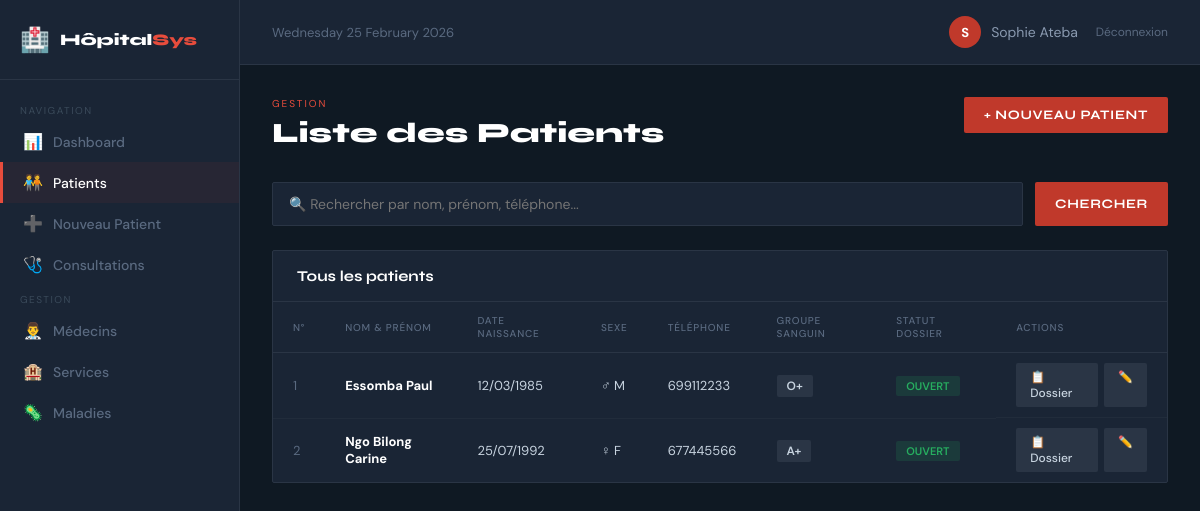
Page /pages/patients.php (signed in) on the committed database.
### tables this page shows
CREATE TABLE patient (
    id_patient INT AUTO_INCREMENT PRIMARY KEY,
    nom VARCHAR(100) NOT NULL,
    prenom VARCHAR(100) NOT NULL,
    date_naissance DATE,
    sexe ENUM('M','F') NOT NULL,
    telephone VARCHAR(20),
    adresse TEXT,
    groupe_sanguin VARCHAR(5),
    created_at TIMESTAMP DEFAULT CURRENT_TIMESTAMP
);

### includes/config.php (called while the page is built, shortened)
<?php
function sanitize($data) {
    return htmlspecialchars(strip_tags(trim($data)));
}
?>

### pages/patients.php (the view, shortened to what this page needs)
<?php
require_once '../includes/config.php';
$db = getDB();
$search = sanitize($_GET['q'] ?? '');
$where = $search ? "WHERE p.nom LIKE '%$search%' OR p.prenom LIKE '%$search%' OR p.telephone LIKE '%$search%'" : '';
$patients = $db->query("
  SELECT p.*, d.id_dossier, d.statut
  FROM patient p
  LEFT JOIN dossier d ON p.id_patient = d.id_patient
  $where
  ORDER BY p.created_at DESC
");
?>
<!DOCTYPE html>
<html lang="fr">
<head>
</head>
<body>
<?php include '../includes/sidebar.php'; ?>
<div class="main">
  <?php include '../includes/topbar.php'; ?>
  <div class="content">
    <div class="page-header">
      <div>
        <div class="page-tag">Gestion</div>
        <h1>Liste des Patients</h1>
      </div>
      <a href="ajouter_patient.php" class="btn-primary">+ Nouveau Patient</a>
    </div>
    <div class="search-bar">
      <form method="GET" style="display:flex;gap:12px;flex:1">
        <input type="text" name="q" placeholder="🔍 Rechercher par nom, prénom, téléphone..." value="<?= $search ?>">
        <button type="submit" class="btn-primary" style="padding:12px 20px;">Chercher</button>
      </form>
    </div>
    <div class="card">
      <div class="card-head">
        <h3>Tous les patients</h3>
      </div>
      <table class="data-table">
        <thead>
          <tr>
            <th>N°</th><th>Nom & Prénom</th><th>Date naissance</th>
            <th>Sexe</th><th>Téléphone</th><th>Groupe sanguin</th>
            <th>Statut dossier</th><th>Actions</th>
          </tr>
        </thead>
        <tbody>
          <?php $i=1; while($p = $patients->fetch_assoc()): ?>
          <tr>
            <td style="color:#5a6a80"><?= $i++ ?></td>
            <td><strong style="color:white"><?= sanitize($p['nom']) ?> <?= sanitize($p['prenom']) ?></strong></td>
            <td><?= $p['date_naissance'] ? date('d/m/Y', strtotime($p['date_naissance'])) : '—' ?></td>
            <td><?= $p['sexe'] === 'M' ? '♂ M' : '♀ F' ?></td>
            <td><?= sanitize($p['telephone'] ?? '—') ?></td>
            <td><span class="badge"><?= sanitize($p['groupe_sanguin'] ?? '?') ?></span></td>
            <td><span class="status <?= strtolower(str_replace([' ','é'],['_','e'],$p['statut'] ?? 'ouvert')) ?>"><?= $p['statut'] ?? 'Ouvert' ?></span></td>
            <td style="display:flex;gap:6px;padding:10px 20px">
              <a href="dossier.php?id=<?= $p['id_patient'] ?>" class="btn-sm">📋 Dossier</a>
              <a href="ajouter_patient.php?edit=<?= $p['id_patient'] ?>" class="btn-sm">✏️</a>
            </td>
          </tr>
          <?php endwhile; ?>
        </tbody>
      </table>
    </div>
  </div>
</div>
</body>
</html>

### includes/head_styles.php (style rules this page uses)
* { margin:0; padding:0; box-sizing:border-box; }
body { font-family:'DM Sans',sans-serif; background:#0f1923; color:#c8d4e0; display:flex; min-height:100vh; }
.main { margin-left:240px; flex:1; display:flex; flex-direction:column; }
.content { padding:32px; }
.page-header { display:flex; align-items:flex-start; justify-content:space-between; margin-bottom:32px; }
.page-tag { font-size:10px; letter-spacing:0.2em; text-transform:uppercase; color:#e74c3c; margin-bottom:6px; }
.page-header h1 { font-family:'Syne',sans-serif; font-size:28px; font-weight:800; color:white; }
.card { background:#1a2535; border:1px solid #2a3545; border-radius:2px; margin-bottom:24px; overflow:hidden; }
.card-head { padding:16px 24px; border-bottom:1px solid #2a3545; display:flex; align-items:center; justify-content:space-between; }
.card-head h3 { font-family:'Syne',sans-serif; font-size:15px; font-weight:700; color:white; }
.data-table { width:100%; border-collapse:collapse; font-size:13px; }
.data-table th { text-align:left; padding:12px 20px; color:#5a6a80; font-size:10px; text-transform:uppercase; letter-spacing:0.08em; border-bottom:1px solid #2a3545; font-weight:500; }
.data-table td { padding:14px 20px; border-bottom:1px solid rgba(255,255,255,0.03); }
.data-table tr:last-child td { border-bottom:none; }
.badge { background:#2a3545; color:#c8d4e0; padding:3px 10px; border-radius:2px; font-size:12px; font-weight:600; }
.status { padding:3px 10px; border-radius:2px; font-size:11px; font-weight:600; text-transform:uppercase; }
.status.ouvert { background:rgba(39,174,96,0.15); color:#27ae60; }
.btn-primary { background:#c0392b; color:white; padding:10px 20px; border-radius:2px; text-decoration:none; font-family:'Syne',sans-serif; font-size:13px; font-weight:700; text-transform:uppercase; letter-spacing:0.05em; border:none; cursor:pointer; display:inline-block; transition:background 0.2s; }
.btn-sm { background:#2a3545; color:#c8d4e0; padding:6px 14px; border-radius:2px; text-decoration:none; font-size:12px; font-weight:500; border:none; cursor:pointer; transition:background 0.2s; display:inline-block; }
.search-bar { display:flex; gap:12px; margin-bottom:24px; }
.search-bar input { flex:1; background:#1a2535; border:1px solid #2a3545; border-radius:2px; padding:12px 16px; color:white; font-family:'DM Sans',sans-serif; font-size:14px; }

### rows in the picture
patient: nom "Essomba", prenom "Paul", date_naissance "12/03/1985", sexe "♂ M", telephone "699112233", groupe_sanguin "O+", statut "OUVERT"
patient: nom "Ngo Bilong", prenom "Carine", date_naissance "25/07/1992", sexe "♀ F", telephone "677445566", groupe_sanguin "A+", statut "OUVERT"

### other values in the picture
substr($_SESSION['user_nom'],0,1) "S"
$_SESSION['user_nom'] "Sophie Ateba"
